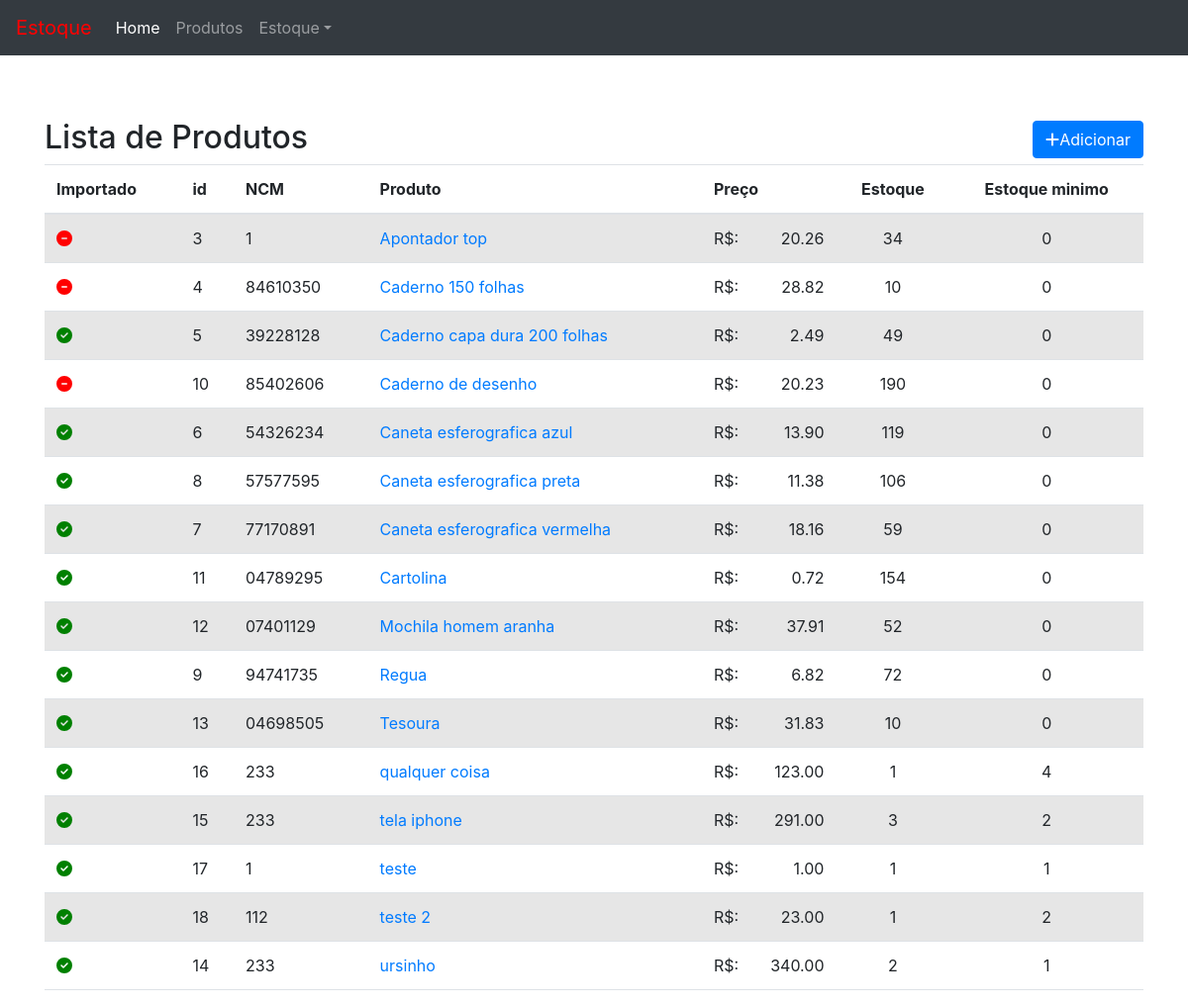
Page /produto/ on the committed database.
### product/models.py (models this page shows, shortened)
class Product(models.Model):
    imported = models.BooleanField(default= True)
    ncm = models.CharField('NCM', max_length= 8)
    product = models.CharField(max_length=100 , unique=True)
    price = models.DecimalField('price' , max_digits=7 , decimal_places=2)
    inventory = models.IntegerField('current_inventory')
    minimum_inventory = models.IntegerField('minimum_inventory' ,default= 0)
    class Meta:
        ordering = ('product' , )
    def get_absolute_url(self):
        return reverse_lazy('produto:product_detail' , kwargs= {'pk': self.pk})

### product/views.py (the view)
# urls.py: path('' , v.produto_list , name='product_list'),
def produto_list(request):
    template_name = 'produto_list.html'
    objects= Product.objects.all()
    context = {'object_list': objects}
    return render(request  , template_name , context)

### product/templates/produto_list.html (shortened to what this page needs)
{% extends "base.html" %}
{% load static %}
{% block content%}
<div class="page-header">
    <h2>Lista de Produtos
        <span class="pull-right">
            <a href="{% url 'produto:product_add' %}">
                <button type="button" class="btn btn-primary">
                    <span class="fa fa-plus"></span>Adicionar
                </button>
            </a>
        </span>
    </h2>
    {% if object_list %}
    <table class="table table-striped">
        <thead>
            <tr>
                <th>Importado</th>
                <th>id</th>
                <th>NCM</th>
                <th>Produto</th>
                <th>Preço</th>
                <th class="text-center">Estoque</th>
                <th class="text-center">Estoque minimo</th>
            </tr>
        </thead>
        <tbody>
            {% for object in object_list %}
                <tr>
                    <td>
                        {% if object.imported %}
                          <i class="fa fa-check-circle ok"></i>
                        {% else %}
                          <i class="fa fa-minus-circle no"></i>
                        {% endif %}
                      </td>
                    <td> {{ object.id}} </td>
                    <td> {{ object.ncm}} </td>
                    <td>
                        <a href="{{ object.get_absolute_url }}">{{ object.product }}
                    </td>
                    <td>R$: <span class="pull-right">{{object.price}}</span> </td>
                    <td class="text-center"> {{ object.inventory }} </td>
                    <td class="text-center"> {{ object.minimum_inventory }} </td>
                </tr>
            {% endfor %}
        </tbody>
    </table>
    {% else %}
        <a href="" class="alert alert-warning">Sem itens na lista</a>
    {% endif %}
</div>
{% endblock content %}

### core/static/styles/style.css (style rules this page uses)
body { margin-top: 120px; }
.ok { color: green; }
.no { color: red; }

### rows in the picture
Product: imported False (drawn), id "3", ncm "1", product "Apontador top", price "20.26", inventory "34", minimum_inventory "0"
Product: imported False (drawn), id "4", ncm "84610350", product "Caderno 150 folhas", price "28.82", inventory "10", minimum_inventory "0"
Product: imported True (drawn), id "5", ncm "39228128", product "Caderno capa dura 200 folhas", price "2.49", inventory "49", minimum_inventory "0"
Product: imported False (drawn), id "10", ncm "85402606", product "Caderno de desenho", price "20.23", inventory "190", minimum_inventory "0"
Product: imported True (drawn), id "6", ncm "54326234", product "Caneta esferografica azul", price "13.90", inventory "119", minimum_inventory "0"
Product: imported True (drawn), id "8", ncm "57577595", product "Caneta esferografica preta", price "11.38", inventory "106", minimum_inventory "0"
Product: imported True (drawn), id "7", ncm "77170891", product "Caneta esferografica vermelha", price "18.16", inventory "59", minimum_inventory "0"
Product: imported True (drawn), id "11", ncm "04789295", product "Cartolina", price "0.72", inventory "154", minimum_inventory "0"
Product: imported True (drawn), id "12", ncm "07401129", product "Mochila homem aranha", price "37.91", inventory "52", minimum_inventory "0"
Product: imported True (drawn), id "9", ncm "94741735", product "Regua", price "6.82", inventory "72", minimum_inventory "0"
Product: imported True (drawn), id "13", ncm "04698505", product "Tesoura", price "31.83", inventory "10", minimum_inventory "0"
Product: imported True (drawn), id "16", ncm "233", product "qualquer coisa", price "123.00", inventory "1", minimum_inventory "4"
Product: imported True (drawn), id "15", ncm "233", product "tela iphone", price "291.00", inventory "3", minimum_inventory "2"
Product: imported True (drawn), id "17", ncm "1", product "teste", price "1.00", inventory "1", minimum_inventory "1"
Product: imported True (drawn), id "18", ncm "112", product "teste 2", price "23.00", inventory "1", minimum_inventory "2"
Product: imported True (drawn), id "14", ncm "233", product "ursinho", price "340.00", inventory "2", minimum_inventory "1"
